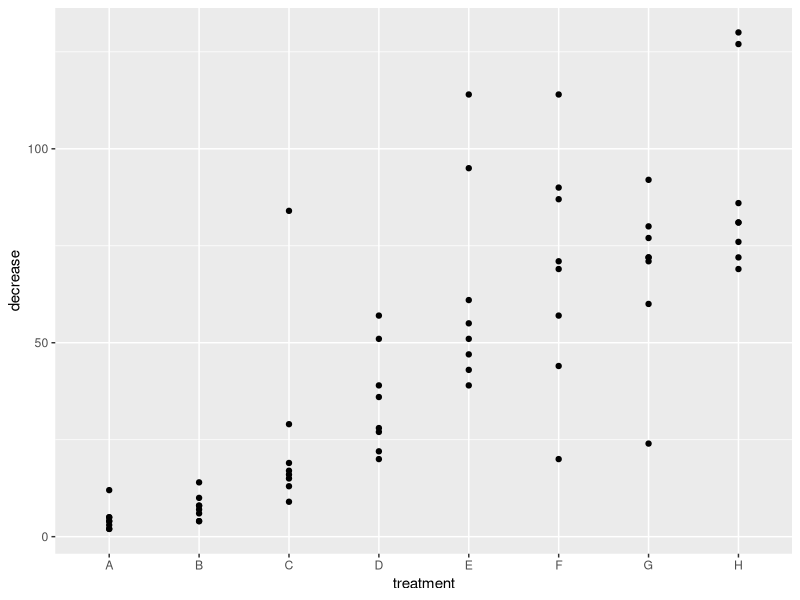
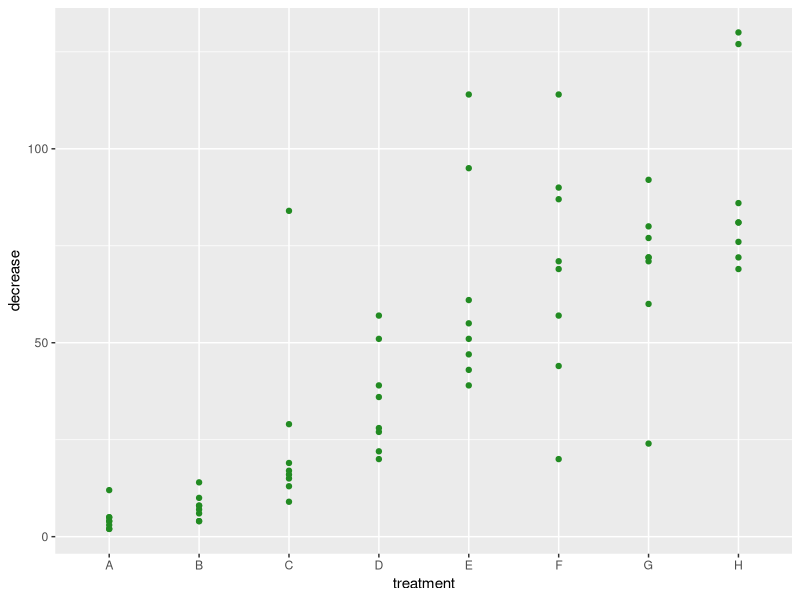
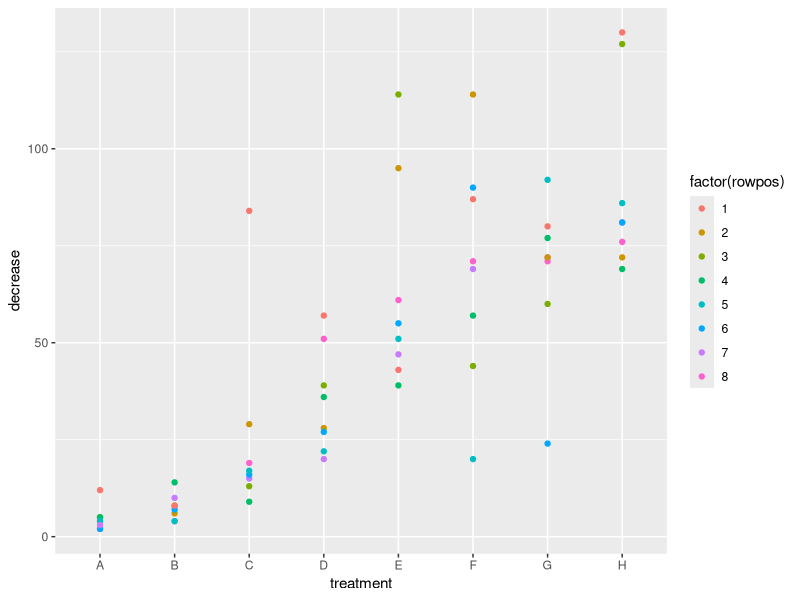
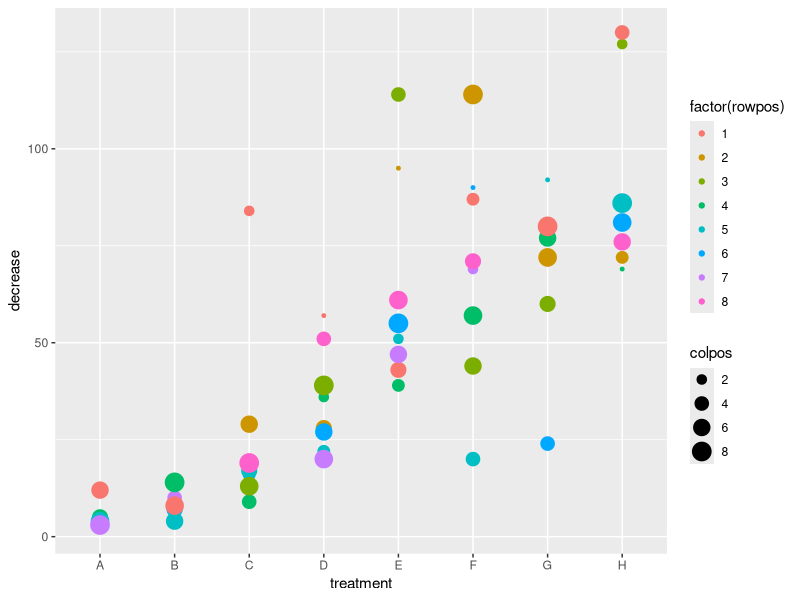
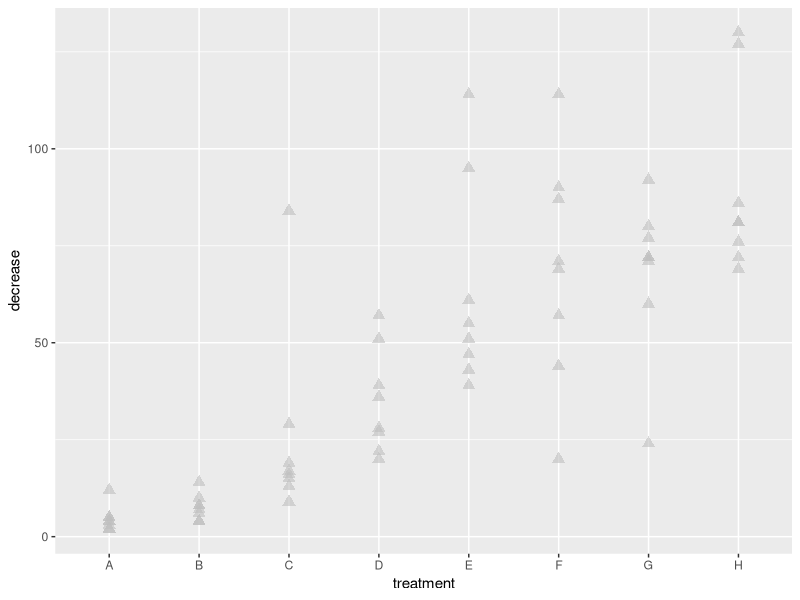
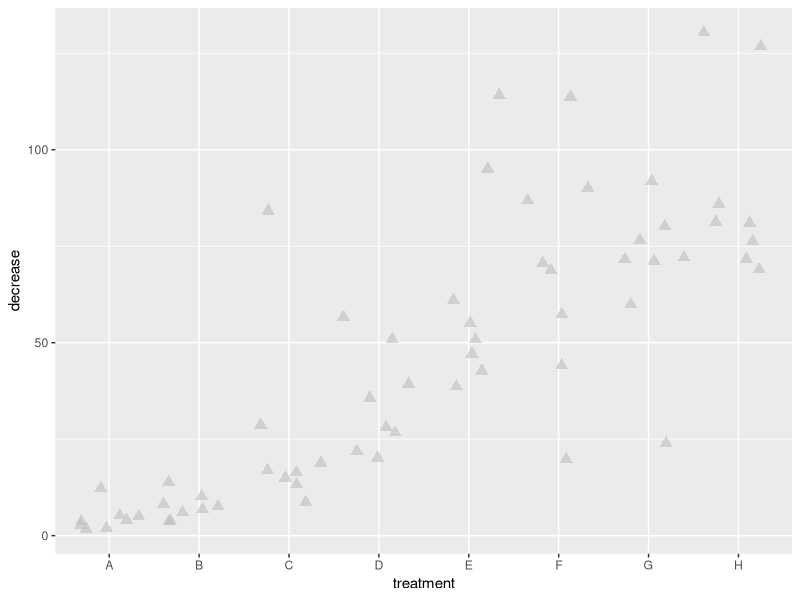
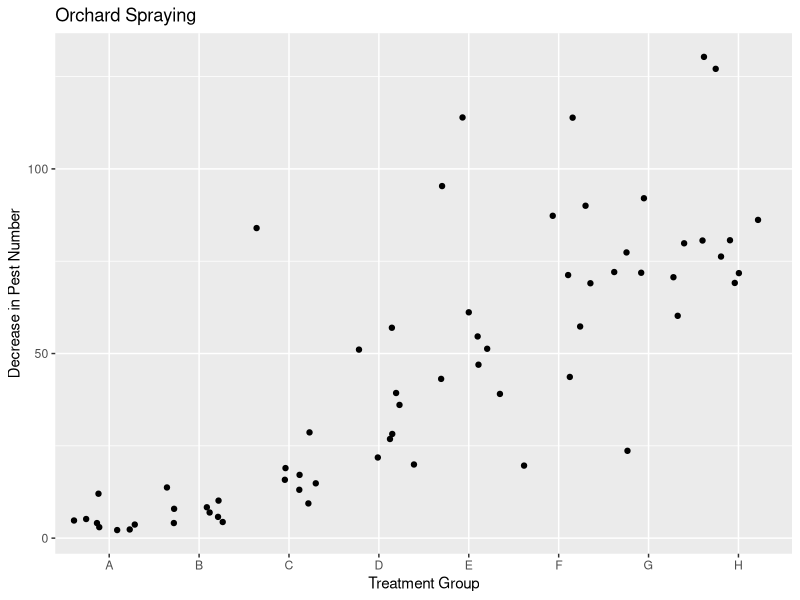
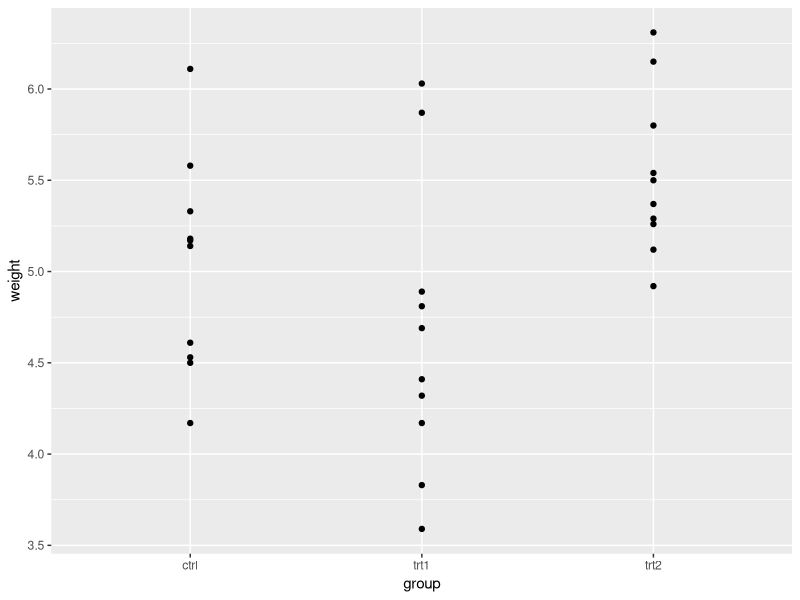

Source code (R) for these figures, in order:
# Install required packages if not already installed
install.packages("ggplot2")
library(ggplot2)

# Basic scatter plot
ggplot(data = OrchardSprays,                  # 1: The data
       aes(x = treatment, y = decrease)) +    # 2: Aesthetics
  geom_point()                                # 3: Geometry

#Adding a colour of our choice to the points
ggplot(data = OrchardSprays,                  # 1: Data
       aes(x = treatment, y = decrease)) +    # 2: Aesthetics
  geom_point(color = 'forestgreen')           # 3: Geometry (Changing the color)

#Changing colour based on another variable in the dataset
ggplot(data = OrchardSprays,                                          # 1: Data
       aes(x = treatment, y = decrease, color = factor(rowpos))) +    # 2: Aesthetics
  geom_point()                                                        # 3: Geometry

#Instead of colour, we can change size too
ggplot(data = OrchardSprays,                                                        # 1: Data
       aes(x = treatment, y = decrease, color = factor(rowpos), size= colpos)) +    # 2: Aesthetics
  geom_point()                                                                      # 3: Geomtry


#We can change the shape, size, and transparency of the points 
ggplot(data = OrchardSprays,
       aes(x = treatment, y = decrease)) +
  geom_point(                              #Note we are changing geom_point, not aes!
    color = "grey",                        # Point color
    size = 3,                              # Point size
    alpha = 0.6,                           # Transparency
    shape = 'triangle'                     # Point shape (triangle)
  )

#If your points are too close together, you can use jitter to space them apart
ggplot(data = OrchardSprays,
       aes(x = treatment, y = decrease)) +
  geom_point(                  # Note we are changing geom_point, not aes!
    color = "grey",            # Point color
    size = 3,                  # Point size
    alpha = 0.6,               # Transparency
    shape = 'triangle',        # Point shape (triangle)
    position = 'jitter'        # Spread the points out over x
  )

#best to label your axes with 'real' terms
ggplot(OrchardSprays, aes(x = treatment, y = decrease)) +
  geom_point(position = 'jitter') +     # The jitter term
  labs(title = "Orchard Spraying",
       x = "Treatment Group",
       y = "Decrease in Pest Number")


#####################################################################
#Modify the code below to make the points larger blue squares
#See `?geom_point` for more information on the point layer.
#####################################################################
ggplot(data = PlantGrowth,
       aes(x = group, y = weight)) +
  geom_point()
#####################################################################
#
#
#####################################################################

#utilizing facets for multiple plots:
ggplot(data = airquality,            # 1: Data
       aes(x = Day, y = Ozone)) +    # 2: Aesthetics
  geom_point() +                     # 3: Geometry
  facet_wrap(~Month)                 # 4: Facets (Plot by month)

#and using themes to make a blank background
ggplot(data = airquality,              # 1: Data
       aes(x = Day, y = Ozone)) +      # 2: Aesthetics
  geom_point() +                       # 3: Geometry
  facet_wrap(~Month) +                 # 4: Facets
  theme_minimal()                      # 5: Theme


#Boxplots are often used in research to show population effects
ggplot(data = PlantGrowth, aes(x = group, y = weight)) +
  geom_boxplot()            #The boxplot geometry

#Many research figures will combine boxplots with scatter plots
ggplot(data = PlantGrowth, aes(x = group, y = weight)) +
  geom_boxplot() +          #The boxplot geometry
  geom_point()              #The point geometry

#Similarly, you can make violin plots
ggplot(data = PlantGrowth, aes(x = group, y = weight)) +
  geom_violin() +                  #The violin plot geometry
  geom_point(position = 'jitter')  #The jitter term

#Less common are bar charts, but they can still be useful with categorical data
ggplot(data = BOD, aes(x= Time, y=demand)) + 
  geom_col()         #The bar chart geometry

#Dnd you can flip any chart with coord_flip
ggplot(data = BOD, aes(x = Time, y = demand)) + 
  geom_col() +       #The bar chart geometry
  coord_flip()       #Flipping the chart (x & y)

##############################################################################
# 'fitting' the data #
##############################################################################
#just to see what it looks like, we can fit a linear relationship
#please determine if this is appropriate for your data first
ggplot(data = faithful,                                 #Data
       aes(x = waiting, y = eruptions)) +               #Aesthetics
  geom_point(shape = 15, size = 5, alpha = 0.6) +       #Point geometry
  geom_smooth(method = "lm")                            #Linear model line

#You can graph multiple geometries at once:
ggplot(data = faithful,                                 #Data
       aes(x = waiting, y = eruptions)) +               #Aesthetics
  geom_point() +                                        #Point geometry
  geom_smooth()                                         #Default smooth line
#note that the default is automatically determined;
#you should probably run a particular function instead


##############################################################################
# maps! #
#############################################################################
#and yes, we can make maps in ggplot2!
#but most would use the sf package instead.

#we need some spatial data
install.packages('maps')
library(maps)

#and we have to format these data for our use
world_map <- map_data("world")

ggplot(world_map, aes(x = long, y = lat, group = group)) + geom_polygon(fill = 'lightgray', colour = 'white')
